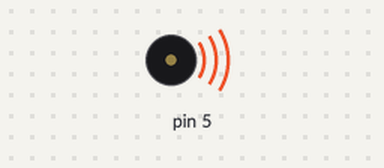
Simulated run of this sketch. Board: Arduino Uno, built with avr-gcc and run on an emulated ATmega328P. On the bench: buzzer (waves = sounding).

Above: at 2.6 s.
At 3.6 s:
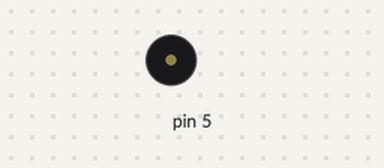
Timing chart, 0 to 5.1 s (numbered marks = the images above):
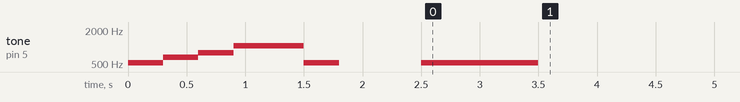

The sketch:

tone.ino
```cpp
// File: tone.ino

void setup()
{
  tone(5, 523);
  delay(300);
  tone(5, 659);
  delay(300);
  tone(5, 784);
  delay(300);
  tone(5, 1047);
  delay(600);
  noTone(5);
  tone(5, 523, 300);
  delay(1000);
  tone(5, 1047, 1000); // dieser Ton ist nicht hörbar
  tone(5, 523, 1000);
}

void loop() {}
```

Measured:
- by itself, tone on pin 5: plays 523 Hz for 0.30 s, 659 Hz for 0.30 s, 784 Hz for 0.30 s, 1047 Hz for 0.60 s, 523 Hz for 0.30 s, 523 Hz for 1.0 s
